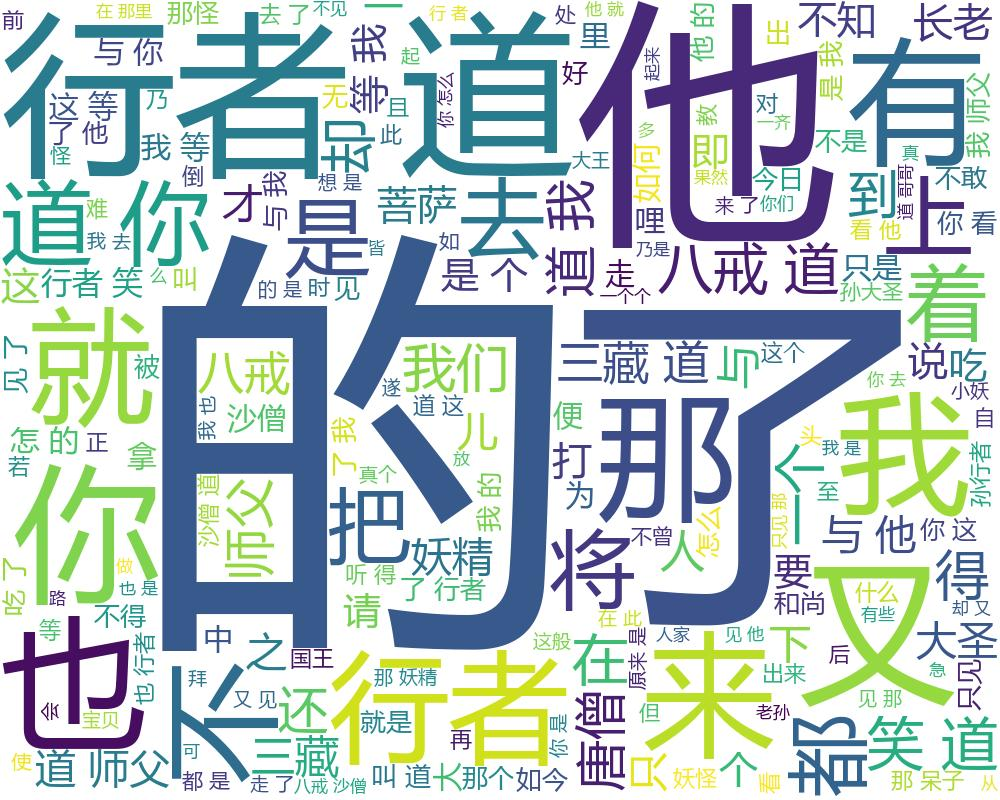

Write the Python code that produced this figure.
from wordcloud import WordCloud
import jieba
new_data='西游记.txt'
f=open(new_data,'r',encoding='utf-8')
t=f.read()
f.close()
ls=jieba.lcut(t)
txt=' '.join(ls)
font=r'C:\Windows\Fonts\msyh.ttc'
wc = WordCloud(font_path=font,background_color='white',
               width=1000,height=800).generate(txt)
wc.to_file('xiyou.jpg')
